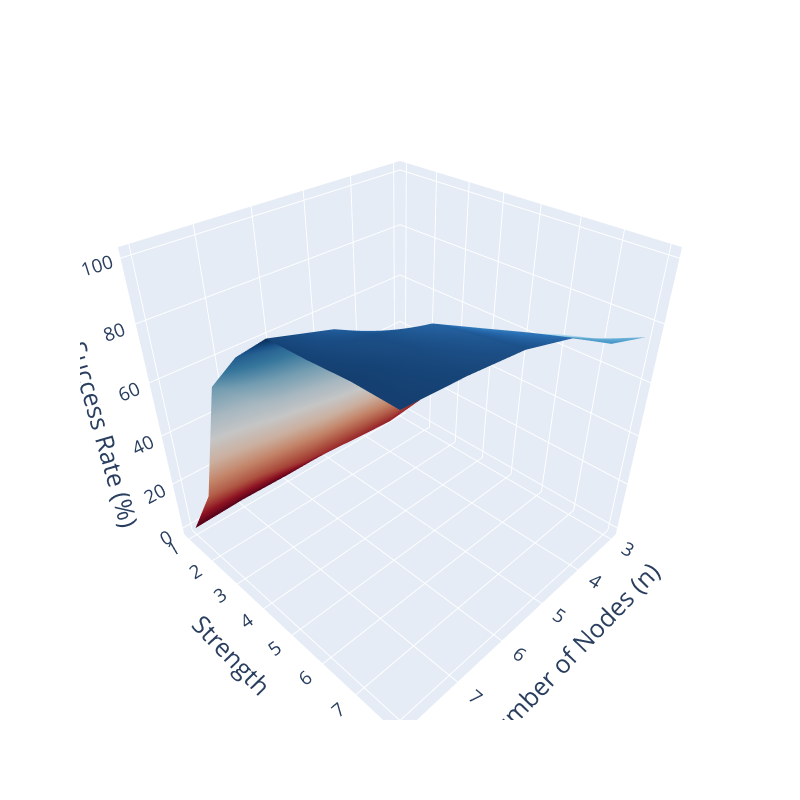

The cell this chart's notebook holds for it:
### Code cell
import plotly.graph_objects as go

n = np.array([3, 4, 5, 6, 7, 8])
strengths = np.array([1, 2, 3, 4, 5, 6, 7, 8])
success_rates = np.array(percent_success_by_strength)

# Create meshgrid for n and strengths
N, Strengths = np.meshgrid(n, strengths)

# Create 3D surface plot
fig = go.Figure(data=[go.Surface(z=success_rates, x=n, y=strengths, colorscale='Rdbu', showscale=False)])

# Customize layout
# Customize layout
fig.update_layout(
    scene=dict(
        xaxis=dict(
            title=dict(text='Number of Nodes (n)', font=dict(size=25)),
            tickfont=dict(size=15)
        ),
        yaxis=dict(
            title=dict(text='Strength', font=dict(size=25)),
            tickfont=dict(size=15)
        ),
        zaxis=dict(
            title=dict(text='Success Rate (%)', font=dict(size=25)),
            tickfont=dict(size=15)
        )
    ),
    width=800,
    height=800
)

# Show plot
fig.show()

### Figure 1 — Plotly figure (JSON) as saved in the notebook; plotly's stock layout.template omitted (floating-point values rounded to 4 significant figures)
{"data": [{"colorscale": [[0, "rgb(103,0,31)"], [0.1, "rgb(178,24,43)"], [0.2, "rgb(214,96,77)"], [0.3, "rgb(244,165,130)"], [0.4, "rgb(253,219,199)"], [0.5, "rgb(247,247,247)"], [0.6, "rgb(209,229,240)"], [0.7, "rgb(146,197,222)"], [0.8, "rgb(67,147,195)"], [0.9, "rgb(33,102,172)"], [1, "rgb(5,48,97)"]], "showscale": false, "type": "surface", "x": [3, 4, 5, 6, 7, 8], "y": [1, 2, 3, 4, 5, 6, 7, 8], "z": [[0, 0, 0, 0, 0.5376, 0], [13.81, 11.73, 13.07, 15.67, 20.63, 23.67], [38.31, 33.7, 40.32, 44.92, 54.33, 71.86], [51.91, 51.82, 59.06, 71.87, 82.47, 87.24], [59.97, 63.76, 74.14, 83.74, 92.88, 98.34], [65.18, 72.31, 83.09, 92.26, 96.65, 98.96], [69.33, 78.14, 87.52, 94.69, 97.84, 100], [75.63, 81.66, 91.52, 96.6, 98.74, 100]]}], "layout": {"height": 800, "scene": {"xaxis": {"tickfont": {"size": 15}, "title": {"font": {"size": 25}, "text": "Number of Nodes (n)"}}, "yaxis": {"tickfont": {"size": 15}, "title": {"font": {"size": 25}, "text": "Strength"}}, "zaxis": {"tickfont": {"size": 15}, "title": {"font": {"size": 25}, "text": "Success Rate (%)"}}}, "width": 800}}
